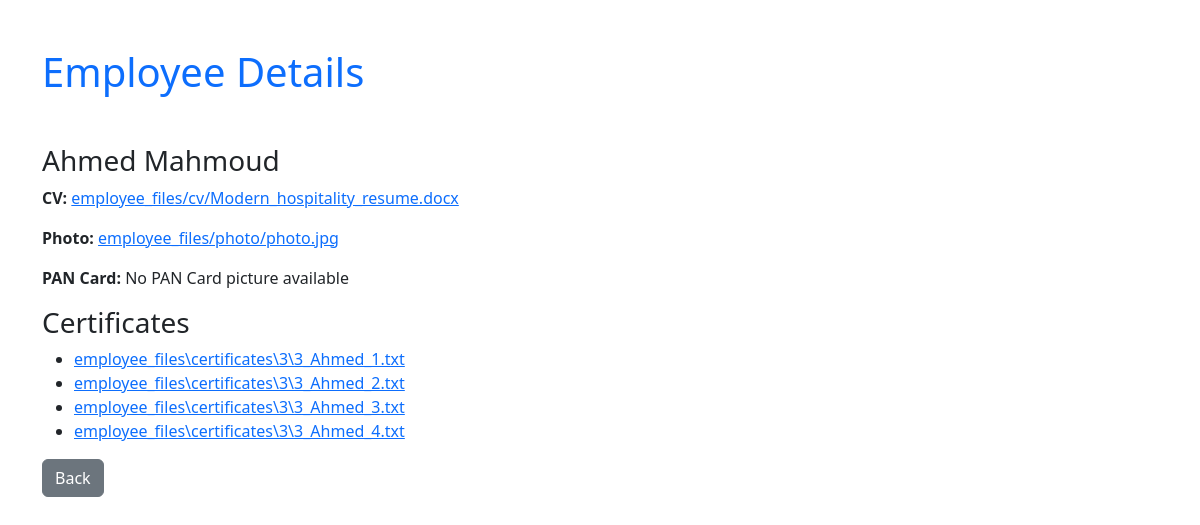
/uploadfile/employeedetails/3, run on the app's committed database.
### uploadfileapp/models.py (models this page shows, shortened)
class Employee(models.Model):
    firstName = models.CharField(max_length=100)
    lastName = models.CharField(max_length=100)
    cvFile = models.FileField(upload_to='employee_files/cv/',blank=True,null=True)
    photoFile = models.FileField(upload_to='employee_files/photo/',blank=True,null=True)
    pan_card_pic_blob = models.BinaryField(blank=True,null=True) # passport in india

class EmployeeCertificates(models.Model):
    employee=models.ForeignKey(Employee,on_delete=models.CASCADE)
    certificateFile=models.FileField(upload_to=certificate_upload_path,null =True,blank=True)

### uploadfileapp/views.py (the view)
# urls.py: path('employeedetails/<int:employee_id>',views.EmployeeDetails,name='EmployeeDetailsPage'),
def EmployeeDetails(request,employee_id):
    employee = get_object_or_404(Employee,pk=employee_id)
    certificates = EmployeeCertificates.objects.filter(employee=employee)
    pan_card_pic_base64 = base64.b64encode(employee.pan_card_pic_blob).decode('utf-8') if employee.pan_card_pic_blob else None
    return render(request,'uploadfileapp/employee_details.html',{
        'employee':employee,
        'certificates':certificates,
        'pan_card_pic_base64':pan_card_pic_base64
    })

### templates/uploadfileapp/employee_details.html (shortened to what this page needs)
{% extends "./base.html" %}
{% load bootstrap5 %}
{% block contentPage %}
   <div class="w-50">
       <h1 class="text-primary mb-5">Employee Details </h1>
        <div>
         <h3>{{ employee.firstName }} {{ employee.lastName }}</h3>
        {% if employee.cvFile %}
            <p><strong>CV:</strong>
                <a href="{{ employee.cvFile.url }}" download="{{ employee.cvFile.name }}">
                    {{ employee.cvFile.name }}
                </a>
            </p>
        {% else %}
            <p><strong>CV:</strong> No CV available</p>
        {% endif %}
        {% if employee.photoFile %}
            <p><strong>Photo:</strong>
                <a href="{{ employee.photoFile.url }}" download="{{ employee.photoFile.name }}">
                    {{ employee.photoFile.name }}
                </a>
            </p>
        {% else %}
            <p><strong>Photo:</strong> No photo available</p>
        {% endif %}
        {% if pan_card_pic_base64 %}
            <p><strong>PAN Card:</strong></p>
            <img alt="PAN Card" width ="50">
        {% else %}
            <p><strong>PAN Card:</strong> No PAN Card picture available</p>
        {% endif %}
        <h3>Certificates</h3>
        <ul>
        {% for certificate in certificates %}
            <li>
            <a href="{{ certificate.certificateFile.url }}"
            download="{{ certificate.certificateFile.name }}">
            {{ certificate.certificateFile.name }}
            </a>
            </li>
        {% endfor %}
        </ul>
        <a href="{% url 'ShowEmployeesPage' %}" class="btn btn-secondary">Back</a>
   </div>
</div>
{% endblock contentPage %}

### data on the page
Employee: firstName "Ahmed", lastName "Mahmoud", cvFile.name "employee_files/cv/Modern_hospitality_resume.docx", photoFile.name "employee_files/photo/photo.jpg"
EmployeeCertificates: certificateFile.name "employee_files\\certificates\\3\\3_Ahmed_1.txt"
EmployeeCertificates: certificateFile.name "employee_files\\certificates\\3\\3_Ahmed_2.txt"
EmployeeCertificates: certificateFile.name "employee_files\\certificates\\3\\3_Ahmed_3.txt"
EmployeeCertificates: certificateFile.name "employee_files\\certificates\\3\\3_Ahmed_4.txt"
